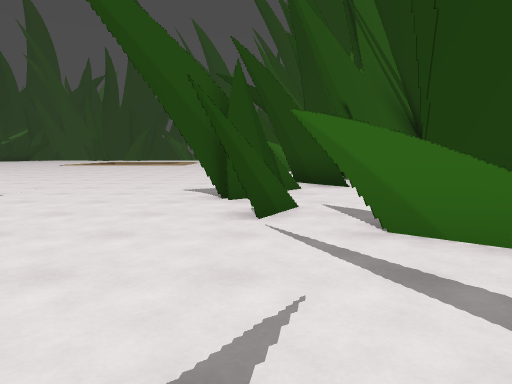
view 1 (above)

24 first-person views from a walk through a Godot game level. The camera is 1.3 m above the floor, tilts 6° down and sees 70° across. The floor is counted in squares, 1.76 m on a side. Each view is taken from the middle of a square. On the plan, view 1 faces up. The plan holds only what a view shows up to about 11 squares ahead; the rest is blank. The place goes on beyond the plan.

view 2
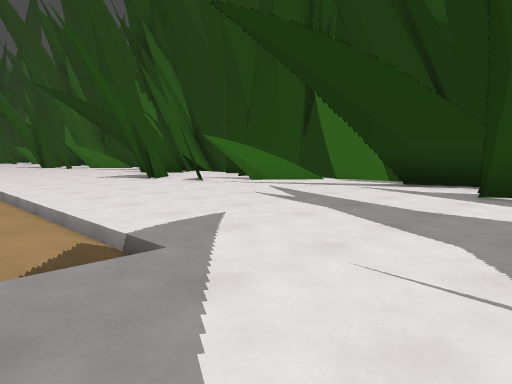

view 3
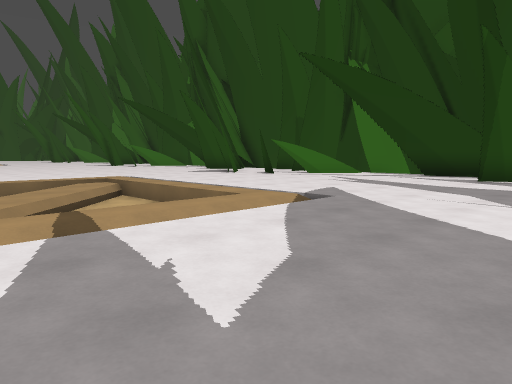

view 4
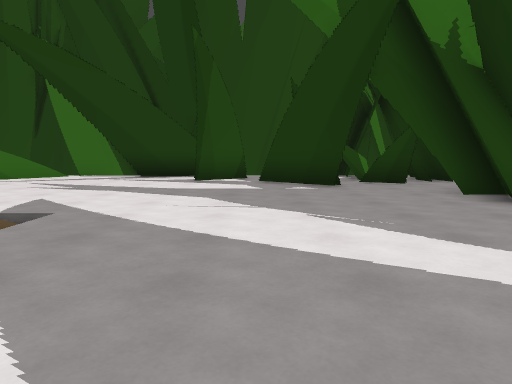

view 5
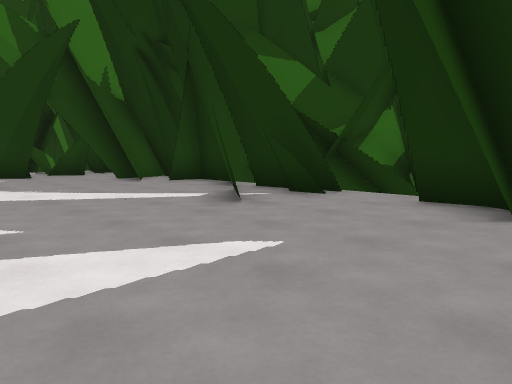

view 6
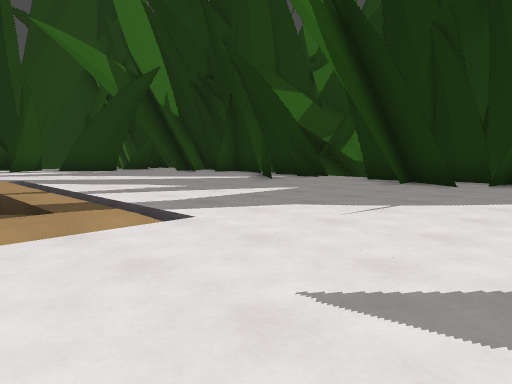

view 7
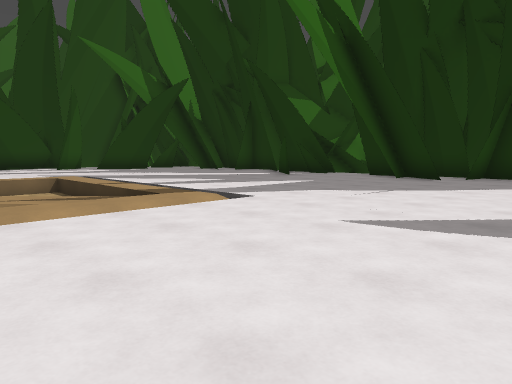

view 8
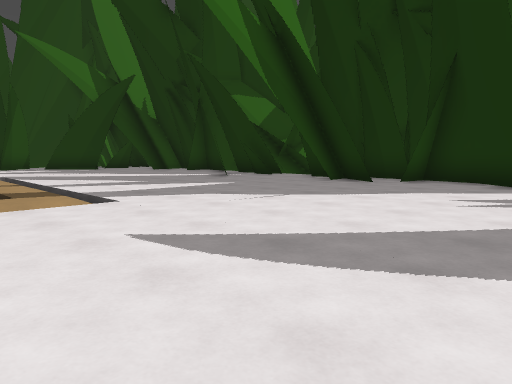

view 9
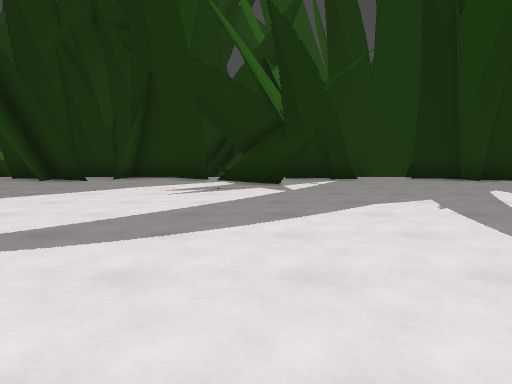

view 10
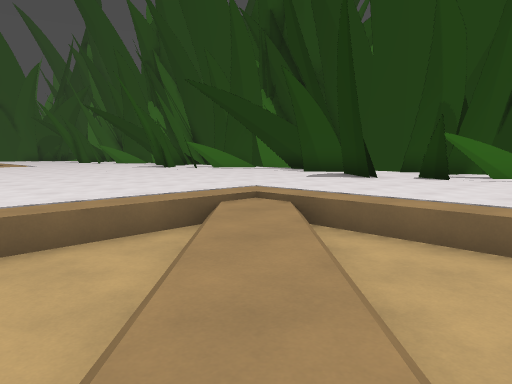

view 11
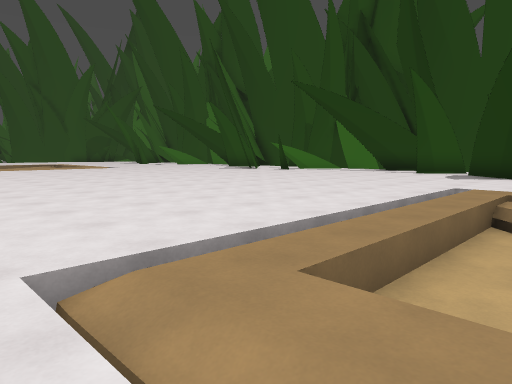

view 12
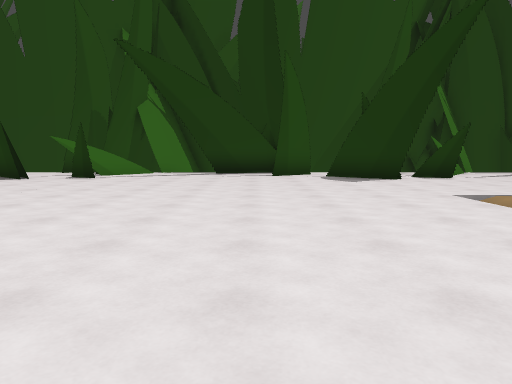

view 13
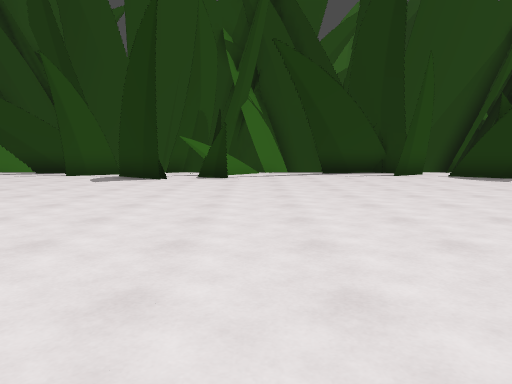

view 14
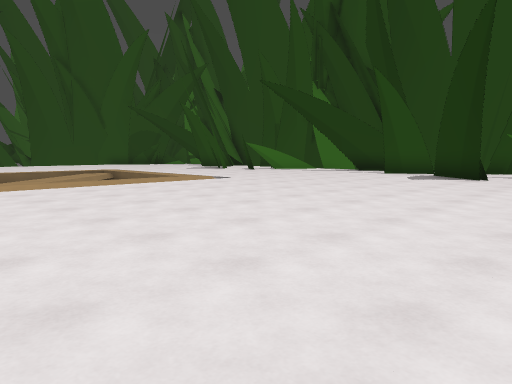

view 15
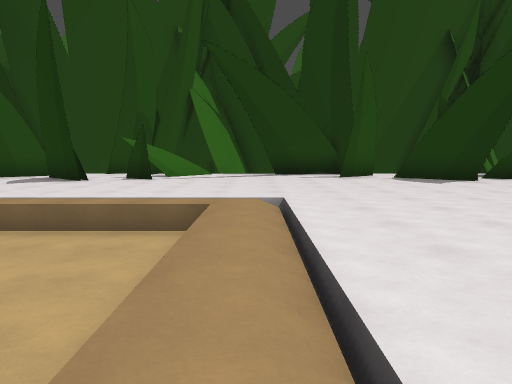

view 16
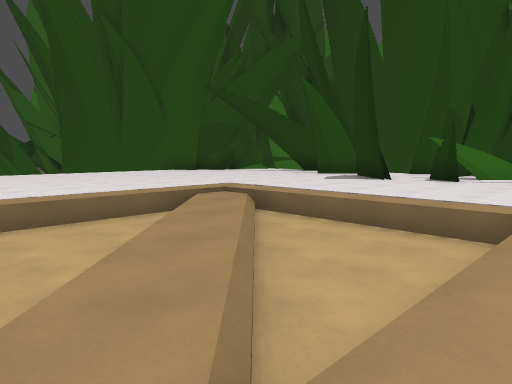

view 17
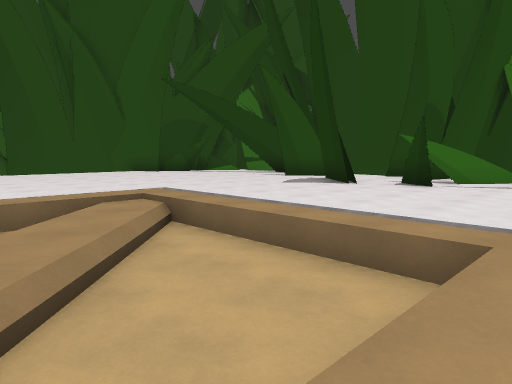

view 18
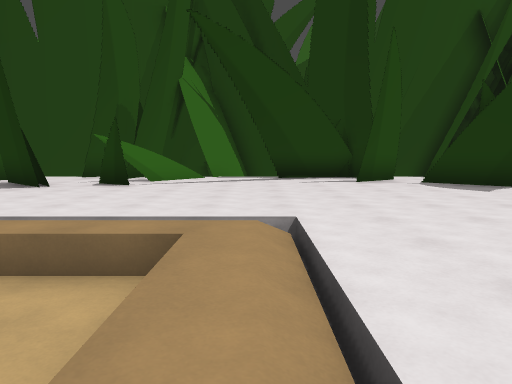

view 19
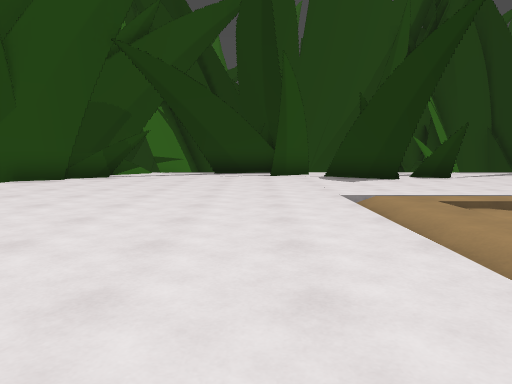

view 20
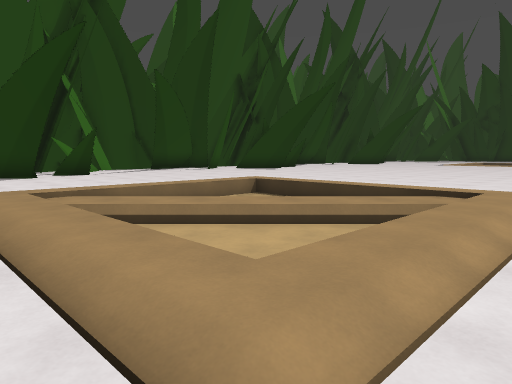

view 21
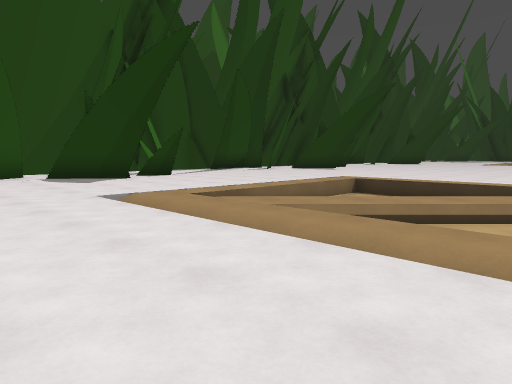

view 22
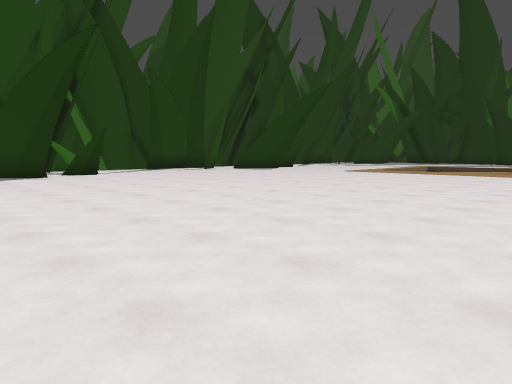

view 23
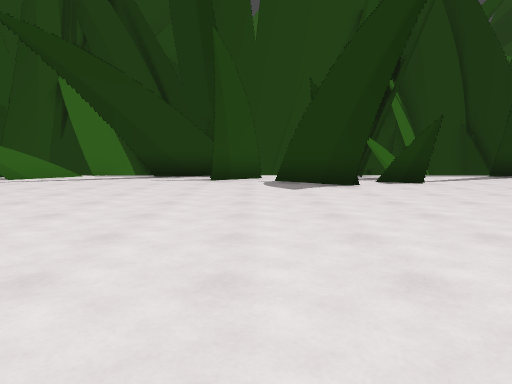

view 24
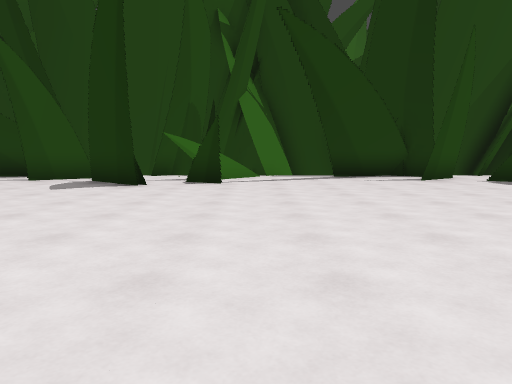

### Floor plan
Key: @ floor where view 1 was taken; # wall or solid block; . main floor; - floor 0.75 m lower than the main floor; / step, stairs or slope; = window, fence, low wall or low ledge.
Columns run from 25 left of view 1 to 2 right of it. Each row starts with its distance up from view 1.
 38                       ..#
 37                      ...#
 36                    .....
 35                 ......
 34                 ..    ..
 33               ...........
 32               ...........
 31             ..///////.....#
 30             .////////.....#
 29             ..----///....##
 28             ..---////...###
 27              .--/./-/... ##
 26              .-/./--/....###
 25              ////---/... ...
 24              ///----/......
 23              ////////......#
 22               .......... ..#
 21               ........... =#
 20             ..............#
 19             ..............##
 18             .............##
 17             ............##
 16              ........... #
 15              ............#
 14              ...........
 13              ...........
 12              ...........
 11              ............
 10              ............
  9              .............#
  8              .............#
  7             ..///////....##
  6             .////////...##
  5             ..----///... #
  4             ..---////....###
  3         ....   -/./-/... ..#
  2        .......-/./--/.......
  1       .......////---/......
  0      ........///----/... @.#
 -1      ........////////.... =#
 -2     ..................... ##
 -3    .......................##
 -4    .......................#
 -5   .......... ........ ...##
 -6  .....#.    ....#.    ..###
 -7  #....##    .#..###=  .###
 -8 ##...###   ###...## ####
 -9  ######     ######

Positions as (right, up) in squares from view 1, and headings:
1: (0, 0), facing up
2: (-6, -4), facing up-right
3: (-10, -5), facing up-right
4: (-9, -4), facing right
5: (-13, -3), facing down-right
6: (-16, 1), facing down-right
7: (-17, 3), facing down-right
8: (-18, 1), facing down-right
9: (-18, 2), facing down
10: (-10, 1), facing up-right
11: (-13, 4), facing up-right
12: (-11, 10), facing right
13: (-11, 14), facing right
14: (-12, 14), facing up-right
15: (-11, 23), facing right
16: (-11, 23), facing up-right
17: (-9, 23), facing up-right
18: (-9, 23), facing right
19: (-11, 32), facing right
20: (-13, 31), facing down-right
21: (-11, 33), facing down-right
22: (-13, 20), facing down-right
23: (-9, 19), facing right
24: (-9, 14), facing right
